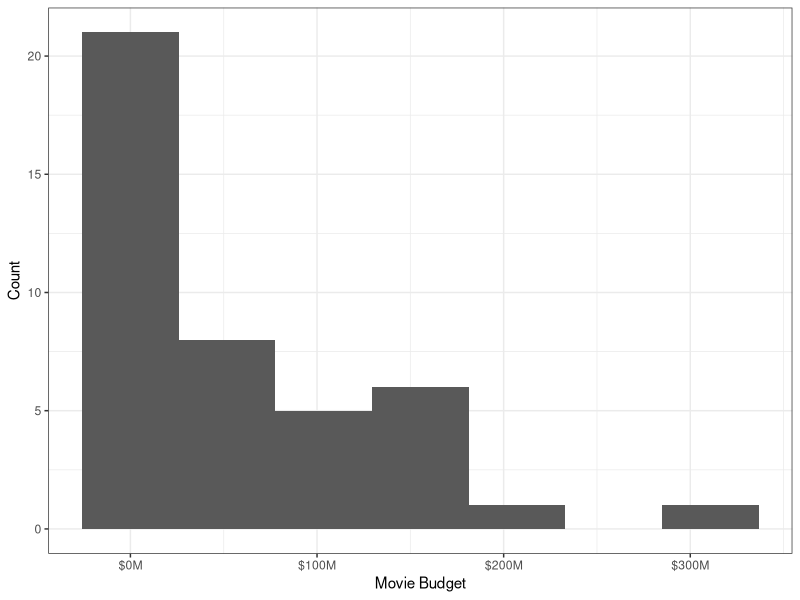
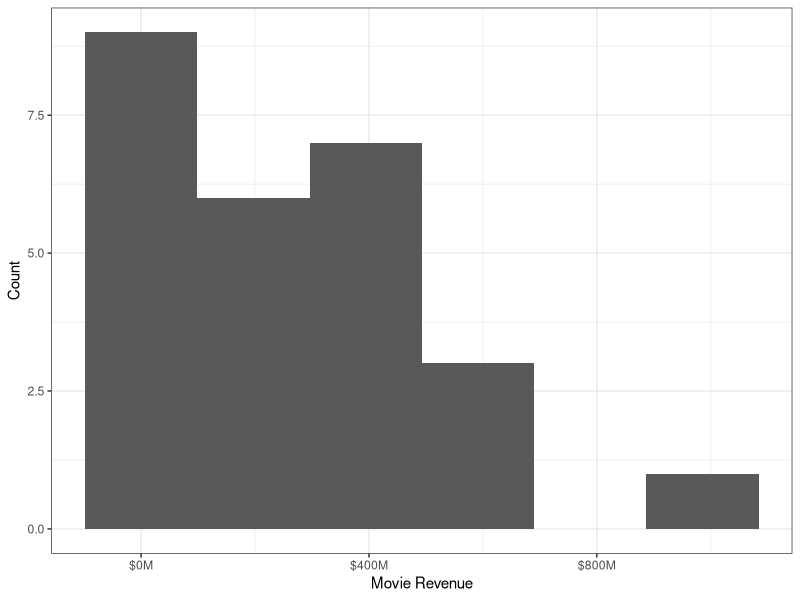
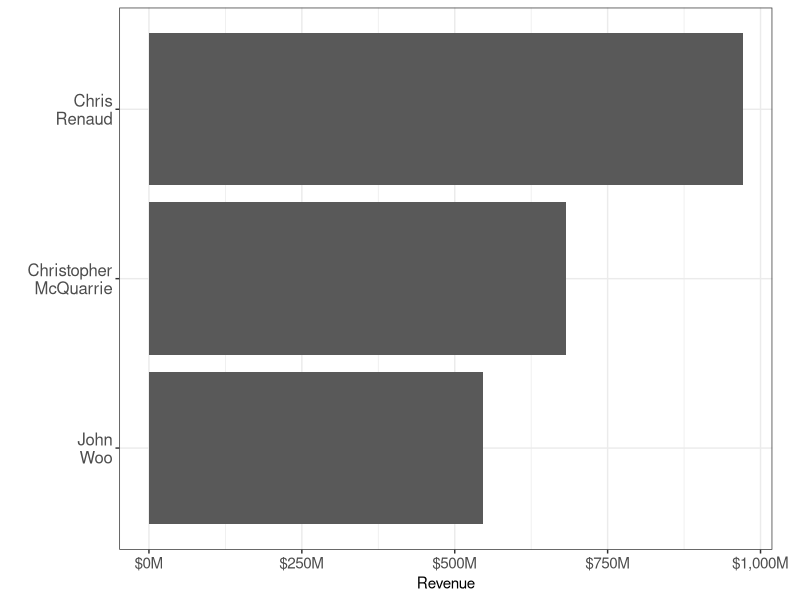
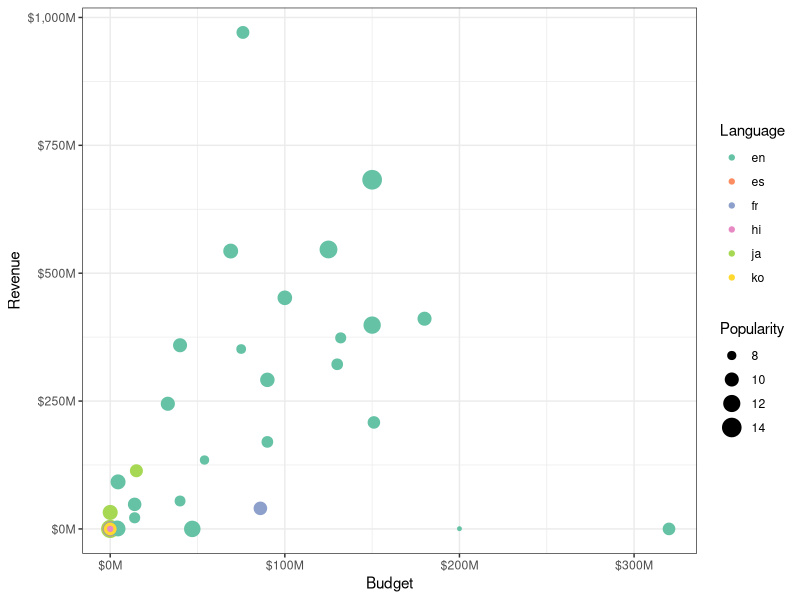

Reproduce these figures in R, in order.
## --------------------- ##
## Set up movie analysis ##
## --------------------- ##

library(plyr)
library(dplyr)
library(ggplot2)
library(scales)

df <- read.csv("05_week/data/IMDB_Movies_Data.csv")


## Check dimensions
dim(df)

bin_width_budget <- 2 * IQR(df$budget) * nrow(df)^(-1/3)
ggplot(df, aes(x = budget)) + 
  geom_histogram(binwidth = bin_width_budget) + 
  theme_bw() + 
  scale_x_continuous(labels = scales::label_dollar(scale = 1e-6, suffix = "M")) + 
  labs(x = "Movie Budget", y = "Count")

bin_width_revenue <- 2 * IQR(df$revenue[df$revenue > 0]) * length(df$revenue > 0)^(-1/3)

df %>% 
  filter(revenue > 0) %>% 
ggplot(., aes(x = revenue)) + 
  geom_histogram(binwidth = bin_width_revenue) + 
  theme_bw() + 
  scale_x_continuous(labels = scales::label_dollar(scale = 1e-6, suffix = "M")) + 
  labs(x = "Movie Revenue", y = "Count")


top_directors <- df %>% 
  plyr::ddply(~director,
              summarize,
              total_revenue = sum(revenue)) %>% 
  arrange(-total_revenue) %>% 
  slice(1:3)

df_top <- df %>% 
  filter(director %in% top_directors$director) %>% 
  mutate(director = gsub(" ", "\n", director))


ggplot(df_top, aes(x = revenue, y = reorder(director, revenue))) + 
  geom_col() + 
  theme_bw() + 
  scale_x_continuous(labels = scales::label_dollar(scale = 1e-6, suffix = "M")) + 
  labs(x = "Revenue", y = "") + 
  theme(axis.text.y = element_text(size = 12),
        axis.text.x = element_text(size = 11),
        plot.margin = margin(t = 5.5, r = 20, b = 5.5, l = 5.5))


ggplot(df, aes(x = budget + 1, y = revenue + 1, col = original_language, size = popularity)) + 
  geom_point() + 
  scale_colour_brewer(palette = "Set2") + 
  theme_bw() +  
  scale_x_continuous(labels = scales::label_dollar(scale = 1e-6, suffix = "M")) + 
  scale_y_continuous(labels = scales::label_dollar(scale = 1e-6, suffix = "M")) + 
  labs(x = "Budget", y = "Revenue", col = "Language", size = "Popularity") + 
  theme(lengend.position = "bottom")
